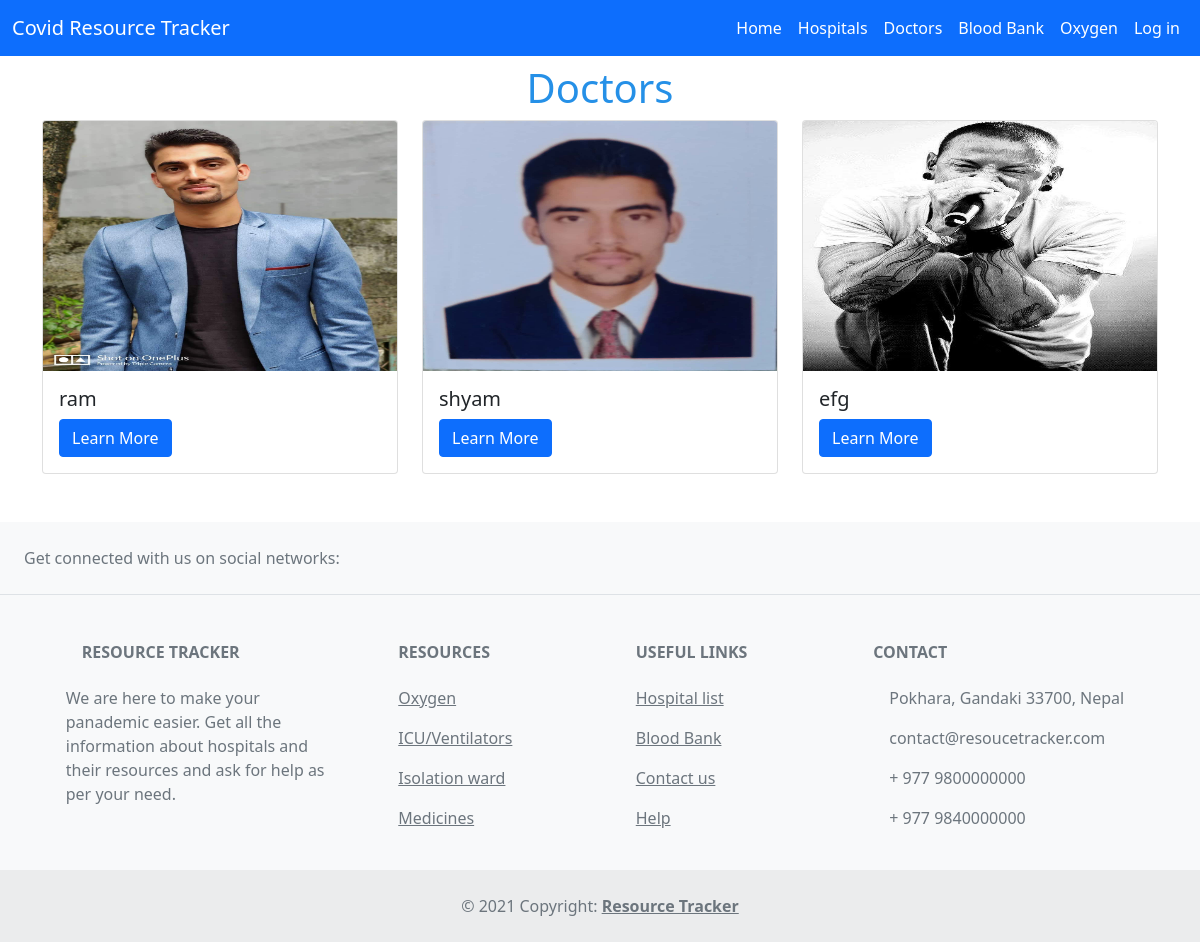
/doctor_list/, run on an earlier commit of the app's database.
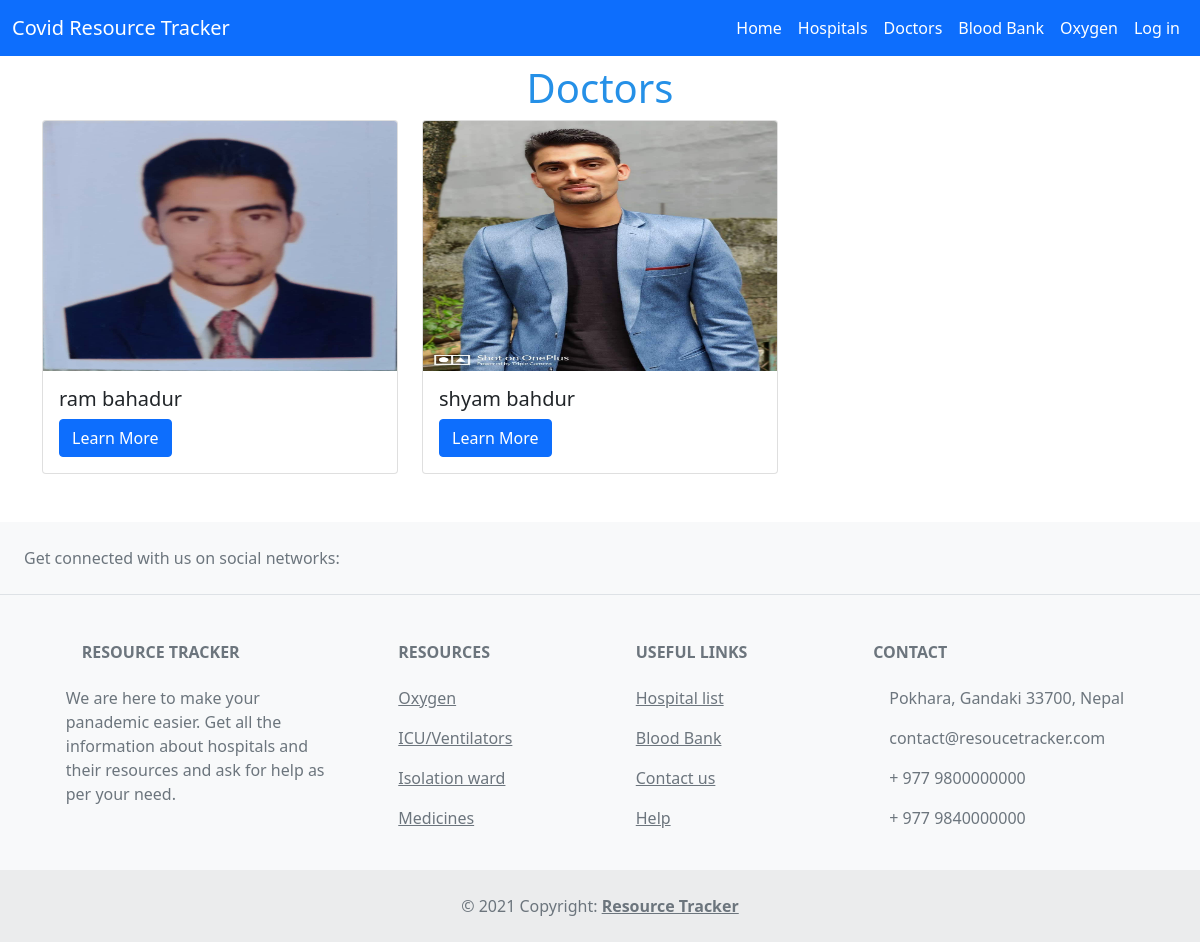
And on a later commit of the database.
### apps/models.py (models this page shows, shortened)
class Doctor(models.Model):
    hospital = models.ForeignKey(Hospital, on_delete=models.CASCADE)
    name = models.CharField(max_length=255)
    email = models.EmailField(unique=True, blank=True, null=True)
    address = models.CharField(max_length=255)
    speciality = models.TextField()
    nmc_no = models.CharField(max_length=10)
    doctor_image = models.ImageField(upload_to='doctor_image')

### apps/user_views.py (the view)
# urls.py: path('doctor_list/', doctor_list, name='doctor_list'),
def doctor_list(request):
    doctors = Doctor.objects.all()
    context = {
        'doctors': doctors,
    }
    return render(request, 'user/doctor_list.html', context)

### apps/templates/user/doctor_list.html (shortened to what this page needs)
{% extends 'user_base.html' %}
{% block content %}
<h1 class="text-center my-2">Doctors</h1>
<div class="container">
	<div class="row">
{% for doctor in doctors %}
<div class="col-md-4 mb-5">
            <div class="card">
                <div class="bg-image hover-overlay ripple" data-mdb-ripple-color="light">
                  <img
                    src="{{ doctor.doctor_image.url }}"
                    class="img-fluid card-img-top" style="height: 250px;"
                  />
                </div>
                <div class="card-body">
                  <h5 class="card-title">{{ doctor.name }}</h5>
                  <a href="{% url 'doctor_detail' doctor.pk %}" class="btn btn-primary">Learn More</a>
                </div>
              </div>
        </div>
{% endfor %}
</div>
</div>
{% endblock content %}

### apps/templates/user_base.html (shortened to what this page needs)
{% load static %}
<!DOCTYPE html>
<html lang="en">
<head>
    <link rel="stylesheet" href="{% static 'css/user_base.css' %}">
    <link href="https://cdn.jsdelivr.net/npm/bootstrap@5.0.2/dist/css/bootstrap.min.css" rel="stylesheet"
>
</head>
<body>
{% include 'apps/navbar.html' %}
{% block content %}
{% endblock content %}
{% include 'apps/footer.html' %}
</body>
</html>

### apps/templates/apps/navbar.html (shortened to what this page needs)
<header>
    <nav class="navbar navbar-expand-lg navbar-dark bg-primary">
        <div class="container-fluid">
            <a class="navbar-brand" href="#">Covid Resource Tracker</a>
            <div class="collapse navbar-collapse" id="navbarTogglerDemo01">
                <ul class="navbar-nav ms-auto mb-2 mb-lg-0 text-right">
                    <li class="nav-item">
                        <a class="nav-link active" aria-current="page" href="{% url 'dashboard' %}">Home</a>
                    </li>
                    <li class="nav-item">
                        <a class="nav-link active" aria-current="page" href="{% url 'hospital_list' %}">Hospitals</a>
                    </li>
                    <li class="nav-item">
                        <a class="nav-link active" aria-current="page" href="{% url 'doctor_list' %}">Doctors</a>
                    </li>
                    <li class="nav-item">
                        <a class="nav-link active" aria-current="page" href="{% url 'blood_list' %}">Blood Bank</a>
                    </li>
                    <li class="nav-item">
                        <a class="nav-link active" aria-current="page" href="#">Oxygen</a>
                    </li>
                    <li class="nav-item">
                        <a class="nav-link active" aria-current="page" href="#">Log in</a>
                    </li>
                </ul>
            </div>
        </div>
    </nav>
</header>

### apps/templates/apps/footer.html (shortened to what this page needs)
<footer class="text-center text-lg-start bg-light text-muted">
    <section
      class="d-flex justify-content-center justify-content-lg-between p-4 border-bottom"
    >
      <div class="me-5 d-none d-lg-block">
        <span>Get connected with us on social networks:</span>
      </div>
      <div>
      </div>
    </section>
    <section class="">
      <div class="container text-center text-md-start mt-5">
        <div class="row mt-3">
          <div class="col-md-3 col-lg-4 col-xl-3 mx-auto mb-4">
            <h6 class="text-uppercase fw-bold mb-4">
              Resource Tracker
            </h6>
            <p>
              We are here to make your panademic easier. Get all the information about hospitals and their resources and ask for help as per your need.
            </p>
          </div>
          <div class="col-md-2 col-lg-2 col-xl-2 mx-auto mb-4">
            <h6 class="text-uppercase fw-bold mb-4">
           Resources
            </h6>
            <p>
              <a href="{% url 'hospital_related_list' %}" class="text-reset">Oxygen</a>
            </p>
            <p>
              <a href="{% url 'hospital_related_list' %}" class="text-reset">ICU/Ventilators</a>
            </p>
            <p>
              <a href="{% url 'hospital_related_list' %}" class="text-reset">Isolation ward</a>
            </p>
            <p>
              <a href="{% url 'hospital_related_list' %}" class="text-reset">Medicines</a>
            </p>
          </div>
          <div class="col-md-3 col-lg-2 col-xl-2 mx-auto mb-4">
            <h6 class="text-uppercase fw-bold mb-4">
              Useful links
            </h6>
            <p>
              <a href="{% url 'hospital_list' %}" class="text-reset">Hospital list</a>
            </p>
            <p>
              <a href="{% url 'blood_list' %}" class="text-reset">Blood Bank</a>
            </p>
            <p>
              <a href="#!" class="text-reset">Contact us</a>
            </p>
            <p>
              <a href="#!" class="text-reset">Help</a>
            </p>
          </div>
          <div class="col-md-4 col-lg-3 col-xl-3 mx-auto mb-md-0 mb-4">
            <h6 class="text-uppercase fw-bold mb-4">
              Contact
            </h6>
            <p> Pokhara, Gandaki 33700, Nepal</p>
            <p>
              contact@resoucetracker.com
            </p>
            <p> + 977 9800000000</p>
            <p> + 977 9840000000</p>
          </div>
        </div>
      </div>
    </section>
    <div class="text-center p-4" style="background-color: rgba(0, 0, 0, 0.05);">
      © 2021 Copyright:
      <a class="text-reset fw-bold" href="#">Resource Tracker</a>
    </div>
  </footer>

### static/css/user_base.css (style rules this page uses)
h1 { color:rgb(37, 144, 231); }

What changed in the data, as far as the page shows it:
removed Doctor: doctor_image (picture), name "ram"
removed Doctor: doctor_image (picture), name "shyam"
removed Doctor: doctor_image (picture), name "efg"
added Doctor: doctor_image (picture), name "ram bahadur"
added Doctor: doctor_image (picture), name "shyam bahdur"
